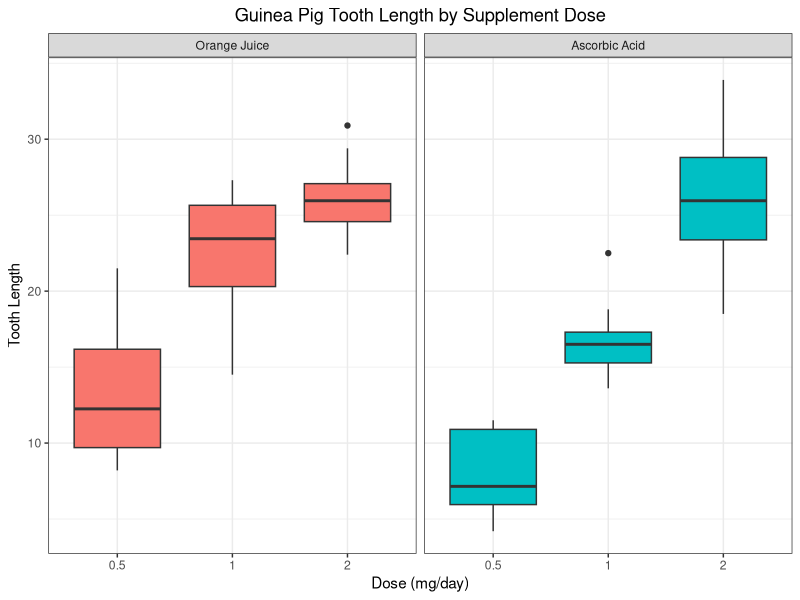

Write R code to recreate this figure. (Note: this script raises an error after producing the figure.)
## ---- chunk 1
library(ggplot2)
library(gridExtra)

library(datasets)
## ---- chunk 2
teeth <- ToothGrowth      # a local copy won't hurt
set.seed(8243)            # reproducibility
## ---- chunk 3
levels(teeth$supp) <- c("Orange Juice", "Ascorbic Acid")

ggplot(teeth, aes(x = factor(dose), y = len)) +
  facet_grid(. ~ supp) +
  geom_boxplot(aes(fill = supp), show.legend = F) +
  theme_bw() +
  labs(title = "Guinea Pig Tooth Length by Supplement Dose", x = "Dose (mg/day)", y = "Tooth Length") +
  theme(plot.title = element_text(hjust = 0.5))
## ---- chunk 4
x <- qnorm(c(0.25, 0.75))
y <- quantile(teeth[teeth$supp == "Orange Juice",]$len, c(0.25, 0.75))

slope <- diff(y)/diff(x)
int <- y[1L] - (slope * x[1L])

d <- data.frame(teeth[teeth$supp == "Orange Juice",]$len)

plot.oj <- ggplot(d, aes(sample = teeth[teeth$supp == "Orange Juice",]$len, col = I(steelblue))) + geom_qq() + 
  geom_abline(slope = slope, intercept = int, col = I(orange), size = 1.1) +
  labs(title = "Normal Quantile Plot of Tooth Length, Orange Juice", x = "", y = "") + 
  theme(plot.title = element_text(hjust = 0.5)) + coord_flip()

x <- qnorm(c(0.25, 0.75))
y <- quantile(teeth[teeth$supp == "Ascorbic Acid",]$len, c(0.25, 0.75))

slope <- diff(y)/diff(x)
int <- y[1L] - (slope * x[1L])

d <- data.frame(teeth[teeth$supp == "Ascorbic Acid",]$len)

plot.vc <- ggplot(d, aes(sample = teeth[teeth$supp == "Ascorbic Acid",]$len, col = I(steelblue))) + geom_qq() + 
  geom_abline(slope = slope, intercept = int, col = I(orange), size = 1.1) +
  labs(title = "Normal Quantile Plot of Tooth Length, Ascorbic Acid", x = "", y = "") + 
  theme(plot.title = element_text(hjust = 0.5)) + coord_flip()

grid.arrange(plot.oj, plot.vc, nrow = 2)
## ---- chunk 5
by.supp <- t.test(len ~ supp, data = teeth)
by.supp
## ---- chunk 6
by.dose.half <- t.test(len ~ supp, data = teeth[teeth$dose == "0.5",])
by.dose.half
## ---- chunk 7
by.dose.one <- t.test(len ~ supp, data = teeth[teeth$dose == "1",])
by.dose.one
## ---- chunk 8
by.dose.two <- t.test(len ~ supp, data = teeth[teeth$dose == "2",])
by.dose.two
